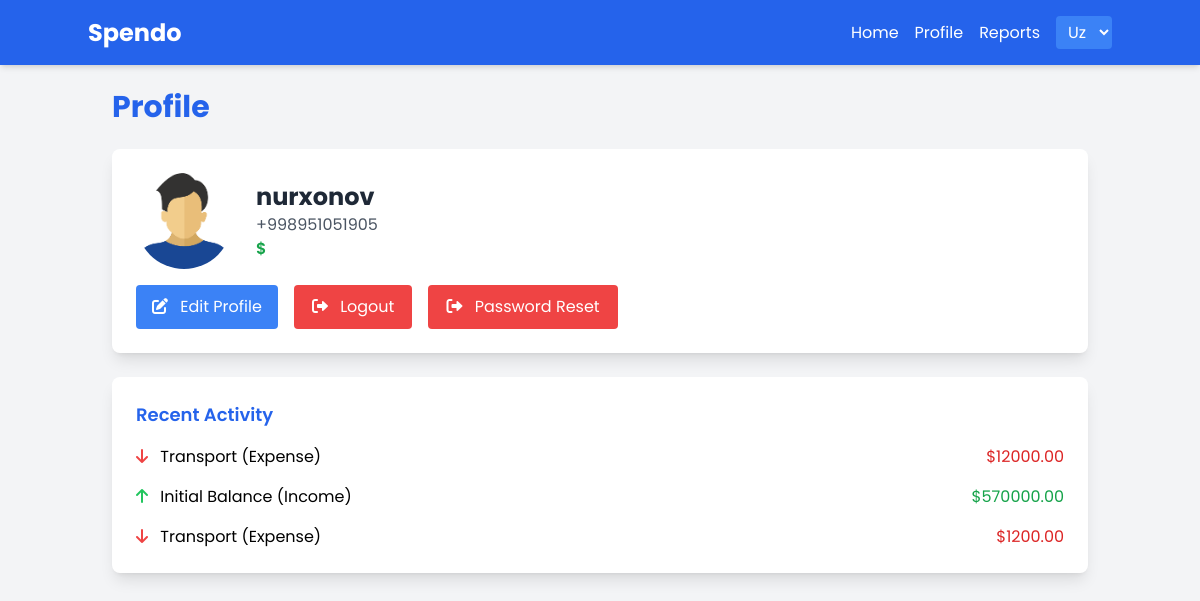
The app's page /en/account/nurxonov/profile/ (signed in), older data.
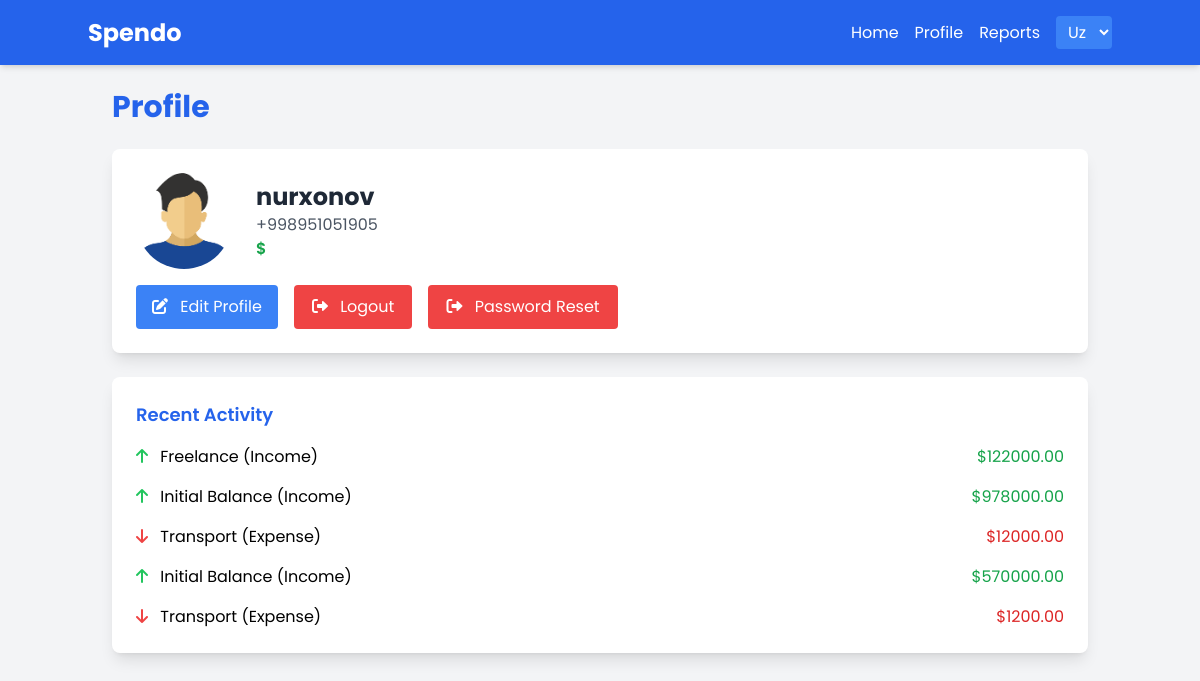
The same page, newer data.
### tracker/models.py (models this page shows, shortened)
class Expense(models.Model):
    amount = models.DecimalField(max_digits=10, decimal_places=2, default=0)
    user = models.ForeignKey('account.CustomUser', on_delete=models.CASCADE)
    account = models.ForeignKey(Account, on_delete=models.SET_NULL, null=True)
    type = models.CharField(max_length=100)
    created_at = models.DateTimeField(auto_now_add=True)
    category = models.ForeignKey(ExpenseCategory, on_delete=models.CASCADE)

class ExpenseCategory(models.Model):
    name = models.CharField(max_length=50)
    user = models.ForeignKey('account.CustomUser', on_delete=models.CASCADE)
    class Meta:
        verbose_name = 'expensecategory'
        verbose_name_plural = 'expensecategories'
    def __str__(self):
        return self.name

class Income(models.Model):
    amount = models.DecimalField(max_digits=10, decimal_places=2, default=0)
    user = models.ForeignKey('account.CustomUser', on_delete=models.CASCADE)
    account = models.ForeignKey(Account, on_delete=models.SET_NULL, null=True)
    type = models.CharField(max_length=100)
    created_at = models.DateTimeField(auto_now_add=True)
    category = models.ForeignKey(IncomeCategory, on_delete=models.CASCADE)

class IncomeCategory(models.Model):
    name = models.CharField(max_length=50)
    user = models.ForeignKey('account.CustomUser', on_delete=models.CASCADE)
    class Meta:
        verbose_name = 'incomecategory'
        verbose_name_plural = 'incomecategories'
    def __str__(self):
        return self.name

### account/views.py (the view, shortened to what this page needs)
# urls.py: path('<str:username>/profile/', ProfileView.as_view(), name='profile'),
class ProfileView(View, LoginRequiredMixin):
    def get(self, request, username):
        user = get_object_or_404(CustomUser, username=username)
        form = ProfileForm(instance=user)
        income = Income.objects.filter(user=request.user)
        expense = Expense.objects.filter(user=request.user)
        activity = [{'type': 'income', 'obj': inc, 'created_at': inc.created_at, 'amount': inc.amount,
                        'category': inc.category} for inc in income
                   ] + [
                       {'type': 'expense', 'obj': exp, 'created_at': exp.created_at, 'amount': exp.amount,
                        'category': exp.category} for exp in expense  ]
        activity = sorted(activity, key=lambda x: x['created_at'], reverse=True)[:10]
        return render(request, 'profile.html', {'user': user, 'form': form, 'income': income, 'expense': expense,
                                                'activity': activity})

### account/froms.py (shortened to what this page needs)
class ProfileForm(forms.ModelForm):
    identifier = forms.CharField(max_length=100, label=_("Email or Phone"))
    class Meta:
        model = CustomUser
        fields = [ 'avatar', 'email', 'phone']
        widgets = {
            'avatar': forms.FileInput(attrs={'accept': 'users/'}),
        }

### templates/profile.html (shortened to what this page needs)
{% extends 'base.html' %}
{% load static %}
{% load i18n %}
{% block content %}
<div class="animate__animated animate__slideInUp">
    <h1 class="text-3xl font-bold text-blue-600 mb-6">{% trans "Profile" %}</h1>
    <div class="bg-white p-6 rounded-lg shadow-lg mb-6">
        <div class="flex items-center space-x-6">
            {% if user.avatar %}
            <img src="{{ user.avatar.url }}" alt="Profile Picture" class="w-24 h-24 rounded-full object-cover">
            {% else %}
            <img src="https://via.placeholder.com/100" alt="Profile Picture" class="w-24 h-24 rounded-full">
            {% endif %}
            <div>
                <h2 class="text-2xl font-bold text-gray-800">{{ user.username }}</h2>
                {% if user.phone %}
                <p class="text-gray-600">{{ user.phone }}</p>
                {% endif %}
                <p class="text-green-600 font-semibold">${{ user.balance|floatformat:2 }}</p>
            </div>
        </div>
        <div class="mt-4 flex space-x-4">
            <button onclick="openModal('edit-profile-modal')" class="bg-blue-500 text-white px-4 py-2 rounded hover:bg-blue-600 transition transform hover:scale-105">
                <i class="fas fa-edit mr-2"></i> {% trans "Edit Profile" %}
            </button>
            <form method="POST" action="{% url 'logout' %}">
                <button type="submit" class="bg-red-500 text-white px-4 py-2 rounded hover:bg-red-600 hover:border-yellow-400 border-2 border-transparent hover:scale-105 transition transform animate__animated animate__pulse animate__infinite animate__slow">
                    <i class="fas fa-sign-out-alt mr-2"></i> {% trans "Logout" %}
                </button>
            </form>
            <form method="POST" action="{% url 'password-reset' %}">
                <button type="submit" class="bg-red-500 text-white px-4 py-2 rounded hover:bg-red-600 hover:border-yellow-400 border-2 border-transparent hover:scale-105 transition transform animate__animated animate__pulse animate__infinite animate__slow">
                    <i class="fas fa-sign-out-alt mr-2"></i> {% trans "Password Reset" %}
                </button>
            </form>
        </div>
    </div>
    <div class="bg-white p-6 rounded-lg shadow-lg">
        <h2 class="text-lg font-semibold text-blue-600 mb-4">{% trans "Recent Activity" %}</h2>
        <ul class="space-y-4">
            {% for act in activity %}
            <li class="flex justify-between">
                {% if act.type == 'income' %}
                <span><i class="fas fa-arrow-up text-green-500 mr-2"></i> {{ act.category }} ({% trans "Income" %})</span>
                <span class="text-green-600">${{ act.amount|floatformat:2 }}</span>
                {% else %}
                <span><i class="fas fa-arrow-down text-red-500 mr-2"></i> {{ act.category }} ({% trans "Expense" %})</span>
                <span class="text-red-600">${{ act.amount|floatformat:2 }}</span>
                {% endif %}
            </li>
            {% empty %}
            <li>{% trans "No recent activity" %}</li>
            {% endfor %}
        </ul>
    </div>
</div>
{% endblock %}

Row changes from the older to the newer data that the page shows:
added Income: category "Freelance", amount "122000.00"
added Income: category "Initial Balance", amount "978000.00"
